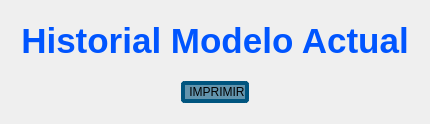
                <widget class="QWidget" name="DataBase_page">
                 <layout class="QVBoxLayout" name="verticalLayout_19">
                  <item>
                   <layout class="QVBoxLayout" name="verticalLayout_18">
                    <property name="spacing">
                     <number>10</number>
                    </property>
                    <property name="leftMargin">
                     <number>10</number>
                    </property>
                    <property name="topMargin">
                     <number>10</number>
                    </property>
                    <property name="rightMargin">
                     <number>10</number>
                    </property>
                    <property name="bottomMargin">
                     <number>10</number>
                    </property>
                    <item>
                     <widget class="QLabel" name="label">
                      <property name="text">
                       <string>&lt;html&gt;&lt;head/&gt;&lt;body&gt;&lt;p align=&quot;center&quot;&gt;&lt;span style=&quot; font-size:26pt; font-weight:700; color:#0055ff;&quot;&gt;Historial Modelo Actual&lt;/span&gt;&lt;/p&gt;&lt;/body&gt;&lt;/html&gt;</string>
                      </property>
                     </widget>
                    </item>
                    <item>
                     <widget class="QWidget" name="DatabaseWidget" native="true">
                      <property name="sizePolicy">
                       <sizepolicy hsizetype="Minimum" vsizetype="Expanding">
                        <horstretch>0</horstretch>
                        <verstretch>0</verstretch>
                       </sizepolicy>
                      </property>
                      <property name="styleSheet">
                       <string notr="true">background-color: rgb(0, 85, 255);
background-color: rgba(0, 85, 255, 150);
background-color: rgba(122, 114, 127,150);</string>
                      </property>
                     </widget>
                    </item>
                    <item>
                     <layout class="QHBoxLayout" name="horizontalLayout_6">
                      <property name="bottomMargin">
                       <number>0</number>
                      </property>
                      <item>
                       <spacer name="horizontalSpacer_7">
                        <property name="orientation">
                         <enum>Qt::Orientation::Horizontal</enum>
                        </property>
                        <property name="sizeHint" stdset="0">
                         <size>
                          <width>40</width>
                          <height>20</height>
                         </size>
                        </property>
                       </spacer>
                      </item>
                      <item>
                       <widget class="QPushButton" name="btn_printCurrIndex">
                        <property name="styleSheet">
                         <string notr="true">QPushButton{
background-color: rgba(0, 85, 127, 150);
font: 700 22pt &quot;Segoe UI&quot;;
padding-left:4px;
border-radius: 4px;
border: 4px solid black;
border-color: rgb(0, 85, 127);}

QPushButton:pressed {
	background-color: rgb(0, 85, 127);
}</string>
                        </property>
                        <property name="text">
                         <string>IMPRIMIR</string>
                        </property>
                       </widget>
                      </item>
                      <item>
                       <spacer name="horizontalSpacer_8">
                        <property name="orientation">
                         <enum>Qt::Orientation::Horizontal</enum>
                        </property>
                        <property name="sizeHint" stdset="0">
                         <size>
                          <width>40</width>
                          <height>20</height>
                         </size>
                        </property>
                       </spacer>
                      </item>
                     </layout>
                    </item>
                   </layout>
                  </item>
                 </layout>
                </widget>
